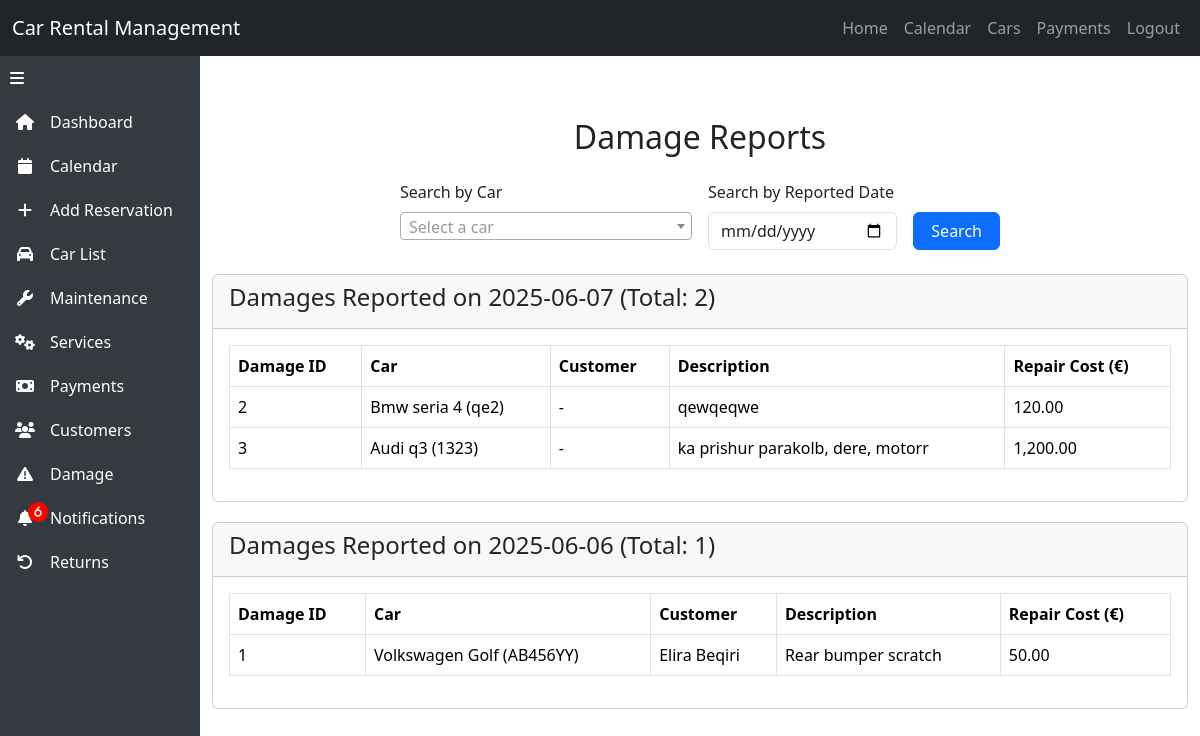
Page /damage.php (signed in) on the committed database.
### tables this page shows
CREATE TABLE `damage_reports` (
  `damage_id` int(11) NOT NULL,
  `car_id` int(11) NOT NULL,
  `reservation_id` int(10) UNSIGNED DEFAULT NULL,
  `maintenance_id` int(11) DEFAULT NULL,
  `description` text DEFAULT NULL,
  `repair_cost` decimal(10,2) DEFAULT NULL,
  `reported_at` timestamp NOT NULL DEFAULT current_timestamp() ON UPDATE current_timestamp()
);

CREATE TABLE `cars` (
  `car_id` int(11) NOT NULL,
  `business_id` int(11) NOT NULL,
  `brand` varchar(100) DEFAULT NULL,
  `model` varchar(100) DEFAULT NULL,
  `license_plate` varchar(50) DEFAULT NULL
);

CREATE TABLE `customers` (
  `customer_id` int(11) NOT NULL,
  `name` varchar(255) NOT NULL,
  `phone` varchar(50) DEFAULT NULL,
  `license_number` varchar(100) DEFAULT NULL,
  `business_id` int(11) DEFAULT NULL
);

### damage.php (the view, shortened to what this page needs)
<?php
require_once 'header.php';
$errors = [];
$search_date = isset($_GET['reported_date']) && preg_match('/^\d{4}-\d{2}-\d{2}$/', $_GET['reported_date']) ? $_GET['reported_date'] : null;
try {
    $stmt = $conn->prepare("SELECT business_id FROM users WHERE email = ?");
    $stmt->bind_param("s", $_SESSION['email']);
    $stmt->execute();
    $result = $stmt->get_result();
    $user = $result->fetch_assoc();
    $business_id = $user['business_id'];
    $query = "SELECT d.damage_id, d.car_id, d.maintenance_id, d.description, d.repair_cost, d.reported_at,
                     c.brand, c.model, c.license_plate,
                     cu.name AS customer_name
              FROM damage_reports d
              JOIN cars c ON d.car_id = c.car_id
              LEFT JOIN reservations r ON d.car_id = r.car_id
                  AND d.reported_at >= r.start_date
                  AND d.reported_at <= r.end_date
              LEFT JOIN customers cu ON r.customer_id = cu.customer_id
              WHERE c.business_id = ? AND d.reported_at IS NOT NULL";
    $params = [$business_id];
    $types = "i";
    $query .= " ORDER BY d.reported_at DESC";
    $stmt = $conn->prepare($query);
    $stmt->bind_param($types, ...$params);
    $stmt->execute();
    $damages = $stmt->get_result()->fetch_all(MYSQLI_ASSOC);
    $grouped_damages = [];
    foreach ($damages as $damage) {
        $date = date('Y-m-d', strtotime($damage['reported_at']));
        $grouped_damages[$date][] = $damage;
    }
} catch (Exception $e) {
    $errors[] = 'Database error: ' . $e->getMessage();
}
?>
<!DOCTYPE html>
<html lang="en">
<head>
    <link href="https://cdn.jsdelivr.net/npm/bootstrap@5.3.3/dist/css/bootstrap.min.css" rel="stylesheet">
    <link rel="stylesheet" href="https://cdnjs.cloudflare.com/ajax/libs/font-awesome/6.4.0/css/all.min.css">
    <link href="https://cdn.jsdelivr.net/npm/select2@4.1.0-rc.0/dist/css/select2.min.css" rel="stylesheet">
</head>
<body>
    <div class="main-content" id="mainContent">
        <div class="container my-5">
            <h2 class="text-center mb-4">Damage Reports</h2>
            <div class="form-container mb-4">
                <form method="GET" action="damage.php" class="row g-3">
                    <div class="col-md-6">
                        <label for="car_id" class="form-label">Search by Car</label>
                    </div>
                    <div class="col-md-4">
                        <label for="reported_date" class="form-label">Search by Reported Date</label>
                        <input type="date" class="form-control" id="reported_date" name="reported_date" value="<?= htmlspecialchars($search_date ?? '') ?>">
                    </div>
                    <div class="col-md-2 d-flex align-items-end">
                        <button type="submit" class="btn btn-primary w-100">Search</button>
                    </div>
                </form>
            </div>
            <?php if (empty($grouped_damages)): ?>
                <div class="alert alert-warning">No damage reports found.</div>
            <?php else: ?>
                <?php foreach ($grouped_damages as $date => $damages): ?>
                    <div class="damage-card">
                        <div class="card">
                            <div class="card-header">
                                <h4>Damages Reported on <?= htmlspecialchars($date) ?> (Total: <?= count($damages) ?>)</h4>
                            </div>
                            <div class="card-body">
                                <table class="table table-bordered table-hover">
                                    <thead>
                                        <tr>
                                            <th>Damage ID</th>
                                            <th>Car</th>
                                            <th>Customer</th>
                                            <th>Description</th>
                                            <th>Repair Cost (€)</th>
                                        </tr>
                                    </thead>
                                    <tbody>
                                        <?php foreach ($damages as $damage): ?>
                                            <tr>
                                                <td><?= htmlspecialchars($damage['damage_id']) ?></td>
                                                <td><?= htmlspecialchars($damage['brand'] . ' ' . $damage['model'] . ' (' . $damage['license_plate'] . ')') ?></td>
                                                <td><?= htmlspecialchars($damage['customer_name'] ?? '-') ?></td>
                                                <td><?= htmlspecialchars($damage['description'] ?? '-') ?></td>
                                                <td><?= htmlspecialchars(number_format($damage['repair_cost'] ?? 0, 2)) ?></td>
                                            </tr>
                                        <?php endforeach; ?>
                                    </tbody>
                                </table>
                            </div>
                        </div>
                    </div>
                <?php endforeach; ?>
            <?php endif; ?>
        </div>
    </div>
</body>
</html>

### header.php (style rules this page uses)
.main-content { transition: margin-left 0.3s; padding-top: 70px; }
.main-content:not(.collapsed) { margin-left: 200px; }

### damage.php (style rules this page uses)
.main-content { transition: margin-left 0.3s; padding-top: 70px; }
.main-content:not(.collapsed) { margin-left: 200px; }
.form-container { max-width: 600px; margin: 0 auto; }
.damage-card { margin-bottom: 20px; }

### rows in the picture
damage_reports: damage_id "2", car.license_plate "Bmw seria 4 (qe2)", customer_name "-", description "qewqeqwe", repair_cost "120.00"
damage_reports: damage_id "3", car.license_plate "Audi q3 (1323)", customer_name "-", description "ka prishur parakolb, dere, motorr", repair_cost "1,200.00"
damage_reports: reported_at "2025-06-06", count($damages) "1", damage_id "1", car.license_plate "Volkswagen Golf (AB456YY)", customers.name "Elira Beqiri", description "Rear bumper scratch", repair_cost "50.00"

### other values in the picture
$notification_count "6"
$date "2025-06-07"
count($damages) "2"
